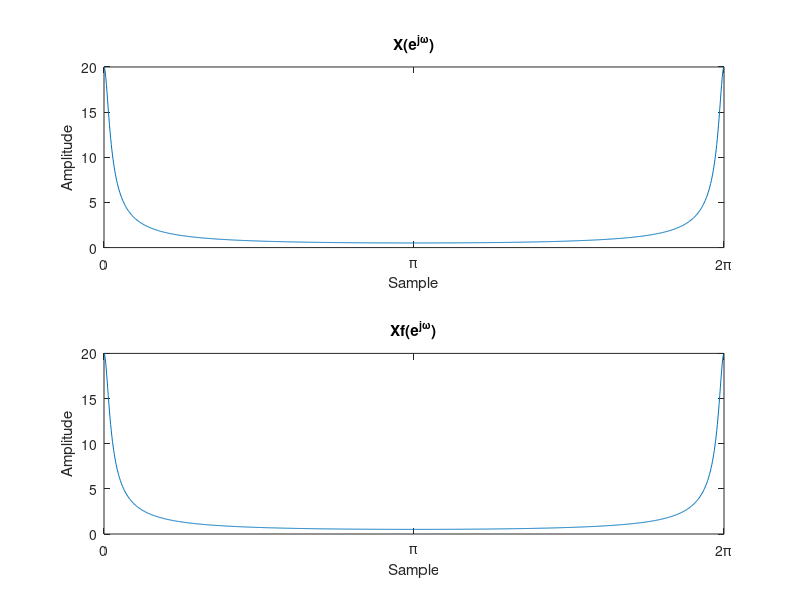

Source code (MATLAB):
close all
clear

%defining sampling frequency and constant for exponential signal 
fs = 1000;
Ts = 1/fs;
alpha = 0.95;

%defining samples and sequence
n = 0:1:199;
x = alpha.^n;

%computing the DFT using the FFT
Xf = fft(x, 1024);

%sampling the DTFT of the exponential signal 
w = 0:2*pi/1024:2*pi;
h = 1 ./ sqrt( (1-alpha*cos(w)).^2 + (alpha*sin(w)).^2 );

%plotting DTFT when sampled every 1/1024 of its period
subplot(2,1,1)
plot(w , h)
title('X(e^{j\omega})')  
xlabel('Sample')
ylabel('Amplitude')
xticks([-3*pi -2*pi -pi 0 pi 2*pi 3*pi])        % set ticks to be pi-ish 
xticklabels({'-3\pi','-2\pi','-\pi','0','\pi','2\pi','3\pi'}) % pi-ish labels 
ylim([0 20])                                    % set vertical axis limits 
xlim([0 (2*pi)])                                % set horizontal axis limits

%plotting the DFT using the FFT algorithm 
subplot(2,1,2)
plot((0:1:1023)*2*pi/1024, abs(Xf))
xticks([-3*pi -2*pi -pi 0 pi 2*pi 3*pi])        % set ticks to be pi-ish 
xticklabels({'-3\pi','-2\pi','-\pi','0','\pi','2\pi','3\pi'}) % pi-ish labels 
title('Xf(e^{j\omega})')                        % set title 
xlabel('Sample')
ylabel('Amplitude')
ylim([0 20])                                    % set vertical axis limits 
xlim([0 (2*pi)])                                % set horizontal axis limits